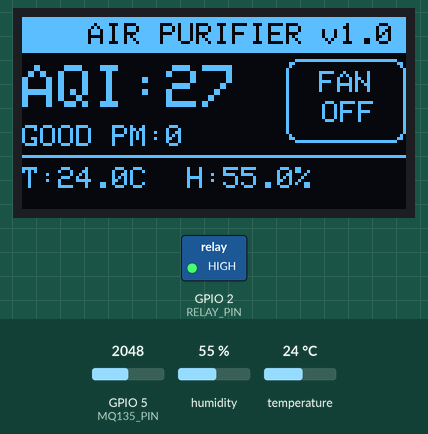
This program was run on a simulated ESP32-S3. Parts: 128×64 one-colour display, switched loads named in the program (green lamp = pin HIGH). The test bench sets the inputs (shaded band); at power-on: GPIO 5 (MQ135_PIN) = 2048, humidity 55 %, temperature 24 °C (analog values on the 0–4095 scale). WiFi joins after 1.5 s; servers stay silent unless stated; what the program prints to the serial monitor is not drawn.

Above: at 5.7 s.
5.8 s: GPIO 5 (MQ135_PIN) set to 2709
At 7.2 s:
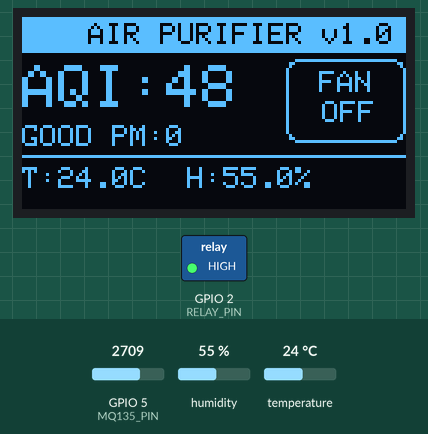
12.5 s: GPIO 5 (MQ135_PIN) set to 2821
At 15.6 s:
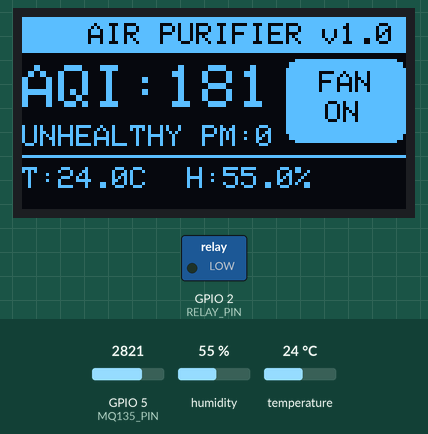
19.2 s: GPIO 5 (MQ135_PIN) set to 3603
At 20.1 s:
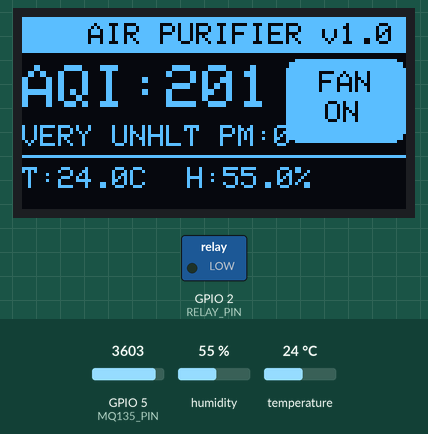
25.2 s: GPIO 5 (MQ135_PIN) set to 2676
At 26.5 s:
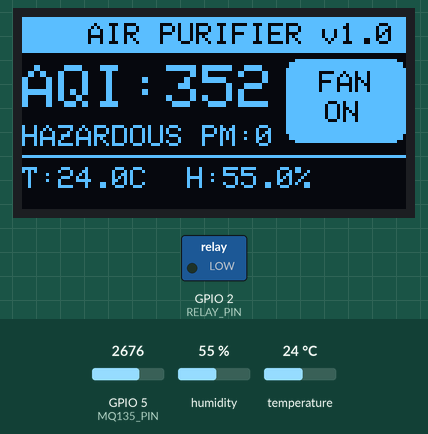
28.6 s: GPIO 5 (MQ135_PIN) set to 2601
At 31.4 s:
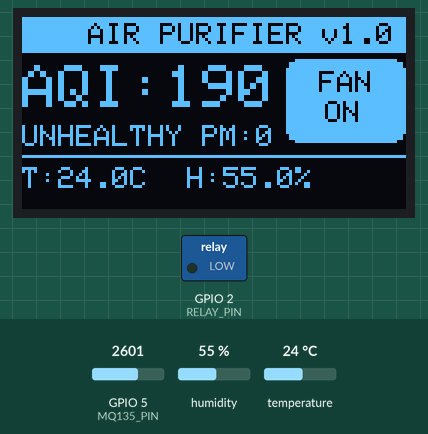
35.3 s: humidity set to 22 %
At 39.5 s:
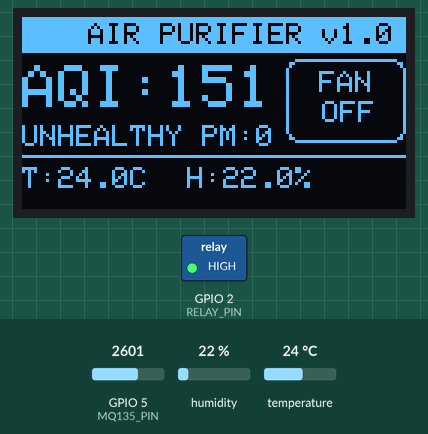
Timing chart, 0 to 40.9 s (numbered marks = the images above; inputs shaded):
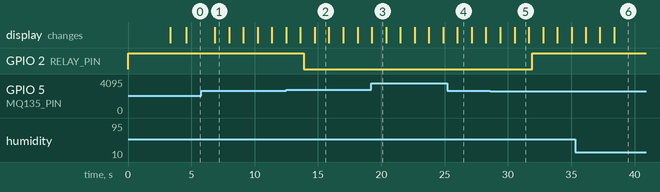

Measured:
- the behaviour switches between 2746 and 2747 on GPIO 5 (MQ135_PIN) (found by bisection; images 1 and 2)
- the behaviour switches between 2635 and 2634 on GPIO 5 (MQ135_PIN) (found by bisection; images 4 and 5)
- after the input at 5.8 s, the display: changes after 1.0 s (image 1)
- after the input at 12.5 s, GPIO 2 (RELAY_PIN): HIGH → LOW after 1.4 s instead of 5.1 s
- after the input at 19.2 s, the display: changes at once (image 3)
- after the input at 28.6 s, GPIO 2 (RELAY_PIN): LOW → HIGH after 3.3 s instead of 6.1 s
- what the display in image 1 shows lasts 1.2 s, from 6.8 s to 8.0 s

The program:

main.cpp
```cpp
#include <WiFi.h>
#include <WiFiManager.h>
#include <WebServer.h>
#include <ArduinoJson.h>
#include <Wire.h>
#include <Adafruit_GFX.h>
#include <Adafruit_SSD1306.h>
#include <DHT.h>
#include <ESPmDNS.h>

#define SCREEN_WIDTH 128
#define SCREEN_HEIGHT 64
Adafruit_SSD1306 display(SCREEN_WIDTH, SCREEN_HEIGHT, &Wire, -1);

#define MQ135_PIN 5
#define RELAY_PIN 2
#define DHT_PIN 4
#define DHT_TYPE DHT11

// Set to 1 to enable the GP2Y1010 dust sensor, 0 to disable
#define ENABLE_GP2Y1010 0
#define GP2Y_VO_PIN 6
#define GP2Y_LED_PIN 7

// Set to 1 for active-LOW relay modules, 0 for active-HIGH modules.
#define RELAY_ACTIVE_LOW 1

DHT dht(DHT_PIN, DHT_TYPE);

const char* WIFI_SSID = "Sudhindra";
const char* WIFI_PASSWORD = "sudhindra2024@";

WebServer server(80);

float thresholdVoltage = 1.20f;
int aqiFanThreshold = 175;
bool autoMode = true;
bool fanOn = false;

const int SAMPLE_COUNT = 12;
float sampleBuffer[SAMPLE_COUNT];
int sampleIndex = 0;
bool samplesReady = false;
bool aqiInitialized = false;

unsigned long lastDisplayMs = 0;
unsigned long lastWiFiReconnectMs = 0;
unsigned long lastDhtMs = 0;
unsigned long bootMs = 0;
float latestVoltage = 0.0f;
int latestAdc = 0;
int latestAqi = 0;
float smoothedAqi = 0.0f;
float latestPm25 = 0.0f;
float latestTempC = 0.0f;
float latestHumidity = 0.0f;
bool dhtValid = false;
bool dhtEverValid = false;
float pm25Filtered = 0.0f;
float gp2yBaseVoltage = 0.45f; // initial baseline; tune from serial debug output
bool gp2yDebug = true;
int lastGp2yRaw = 0;
float lastGp2yVo = 0.0f;

String getAQICategory(int aqi) {
  if (aqi <= 50)  return "GOOD";
  if (aqi <= 100) return "MODERATE";
  if (aqi <= 150) return "UNHEALTHY*";
  if (aqi <= 200) return "UNHEALTHY";
  if (aqi <= 300) return "VERY UNHLT";
  return "HAZARDOUS";
}

float readMedianVoltage() {
  const int n = 9;
  float readings[n];
  for (int i = 0; i < n; i++) {
    readings[i] = analogReadMilliVolts(MQ135_PIN) / 1000.0f;
    delay(2);
  }

  for (int i = 1; i < n; i++) {
    float value = readings[i];
    int j = i - 1;
    while (j >= 0 && readings[j] > value) {
      readings[j + 1] = readings[j];
      j--;
    }
    readings[j + 1] = value;
  }

  return readings[n / 2];
}

float readSmoothedVoltage() {
  float voltage = readMedianVoltage();

  sampleBuffer[sampleIndex] = voltage;
  sampleIndex = (sampleIndex + 1) % SAMPLE_COUNT;
  if (sampleIndex == 0) {
    samplesReady = true;
  }

  int count = samplesReady ? SAMPLE_COUNT : sampleIndex;
  if (count == 0) {
    return voltage;
  }

  float sum = 0.0f;
  for (int i = 0; i < count; i++) {
    sum += sampleBuffer[i];
  }
  return sum / count;
}

// Calibrated from clean-air readings at boot. Keep the sensor in normal room air while powering on.
float mq135BaseVoltage = 0.85f;
const float MQ135_CLEAN_AIR_OFFSET = 0.10f;
const float MQ135_AQI_FULL_SCALE_VOLTAGE = 1.8f;

void calibrateMq135Baseline() {
  const int n = 40;
  float sum = 0.0f;
  for (int i = 0; i < n; i++) {
    sum += readMedianVoltage();
    delay(25);
  }

  float cleanAirVoltage = sum / n;
  mq135BaseVoltage = cleanAirVoltage - MQ135_CLEAN_AIR_OFFSET;
  if (mq135BaseVoltage < 0.2f) mq135BaseVoltage = 0.2f;
  if (mq135BaseVoltage > 2.8f) mq135BaseVoltage = 2.8f;

  Serial.print("MQ135 clean-air voltage: ");
  Serial.print(cleanAirVoltage, 3);
  Serial.print("V | baseline: ");
  Serial.print(mq135BaseVoltage, 3);
  Serial.println("V");
}

int voltageToAQI(float voltage) {
  float diff = voltage - mq135BaseVoltage;
  if (diff <= 0.0f) return 0;

  int aqi = (int)((diff / MQ135_AQI_FULL_SCALE_VOLTAGE) * 500.0f);
  if (aqi > 500) return 500;
  return aqi;
}

int smoothAQI(int rawAqi) {
  if (!aqiInitialized) {
    smoothedAqi = rawAqi;
    aqiInitialized = true;
  } else {
    smoothedAqi = (smoothedAqi * 0.85f) + (rawAqi * 0.15f);
  }
  return (int)(smoothedAqi + 0.5f);
}

void readDhtSensor() {
  lastDhtMs = millis();
  float t = dht.readTemperature();
  float h = dht.readHumidity();
  dhtValid = !isnan(t) && !isnan(h);
  if (dhtValid) {
    latestTempC = t;
    latestHumidity = h;
    dhtEverValid = true;
  } else {
    Serial.print("[DHT ERROR] Temp: ");
    Serial.print(t);
    Serial.print(" Hum: ");
    Serial.println(h);
  }
}

float readDustPM25Raw() {
#if ENABLE_GP2Y1010
  // GP2Y1010 timing sequence
  digitalWrite(GP2Y_LED_PIN, LOW);
  delayMicroseconds(280);
  int raw = analogRead(GP2Y_VO_PIN);
  delayMicroseconds(40);
  digitalWrite(GP2Y_LED_PIN, HIGH);
  delayMicroseconds(9680);

  float vo = (raw / 4095.0f) * 3.3f;
  lastGp2yRaw = raw;
  lastGp2yVo = vo;
  float dust = (vo - gp2yBaseVoltage) / 0.005f; // ug/m3 approximation
  if (dust < 0.0f) dust = 0.0f;
  return dust;
#else
  return 0.0f;
#endif
}

void calibrateGp2yBaseline() {
#if ENABLE_GP2Y1010
  // Calibrate baseline from live pulses at boot so PM2.5 does not stick at 0 due to fixed offset.
  const int n = 30;
  float sumVo = 0.0f;
  for (int i = 0; i < n; i++) {
    digitalWrite(GP2Y_LED_PIN, LOW);
    delayMicroseconds(280);
    int raw = analogRead(GP2Y_VO_PIN);
    delayMicroseconds(40);
    digitalWrite(GP2Y_LED_PIN, HIGH);
    delayMicroseconds(9680);
    sumVo += (raw / 4095.0f) * 3.3f;
  }
  gp2yBaseVoltage = sumVo / n;
  Serial.print("GP2Y baseline calibrated: ");
  Serial.print(gp2yBaseVoltage, 3);
  Serial.println("V");
#else
  gp2yBaseVoltage = 0.0f;
  Serial.println("GP2Y sensor disabled.");
#endif
}

float readDustPM25Stable() {
  // Multi-sample median-ish averaging to reduce spikes.
  const int n = 5;
  float vals[n];
  for (int i = 0; i < n; i++) {
    vals[i] = readDustPM25Raw();
  }
  // Simple trimmed mean: drop min/max.
  float minv = vals[0], maxv = vals[0], sum = 0.0f;
  for (int i = 0; i < n; i++) {
    if (vals[i] < minv) minv = vals[i];
    if (vals[i] > maxv) maxv = vals[i];
    sum += vals[i];
  }
  float mean = (sum - minv - maxv) / (n - 2);

  // Exponential smoothing to prevent sudden drops to zero.
  const float alpha = 0.18f;
  pm25Filtered = (pm25Filtered * (1.0f - alpha)) + (mean * alpha);

  // Keep tiny values visible; avoid hard-clamping to zero.
  if (pm25Filtered < 0.0f) pm25Filtered = 0.0f;
  return pm25Filtered;
}

void setFan(bool on) {
  fanOn = on;
  if (RELAY_ACTIVE_LOW) {
    digitalWrite(RELAY_PIN, fanOn ? LOW : HIGH);
  } else {
    digitalWrite(RELAY_PIN, fanOn ? HIGH : LOW);
  }
}

void updateControl(float voltage) {
  if (!autoMode) return;

  // AQI-based auto control:
  // fan OFF below 175 AQI, ON at/above 175 AQI (with small hysteresis).
  int high = aqiFanThreshold;
  int low = aqiFanThreshold - 5;

  if (!fanOn && latestAqi >= high) {
    setFan(true);
  } else if (fanOn && latestAqi <= low) {
    setFan(false);
  }
}

void handleStatus() {
  JsonDocument doc;
  doc["adc"] = latestAdc;
  doc["voltage"] = latestVoltage;
  doc["aqi"] = latestAqi;
  doc["mq135_baseline_voltage"] = mq135BaseVoltage;
  doc["pm25"] = latestPm25;
  if (dhtEverValid) {
    doc["temperature_c"] = latestTempC;
    doc["humidity"] = latestHumidity;
  } else {
    doc["temperature_c"] = nullptr;
    doc["humidity"] = nullptr;
  }
  doc["dht_ok"] = dhtEverValid;
  doc["fan_on"] = fanOn;
  doc["mode"] = autoMode ? "auto" : "manual";
  doc["threshold_voltage"] = thresholdVoltage;
  doc["uptime_sec"] = (millis() - bootMs) / 1000;
  doc["wifi_connected"] = WiFi.status() == WL_CONNECTED;
  doc["wifi_ip"] = WiFi.status() == WL_CONNECTED ? WiFi.localIP().toString() : "";
  doc["wifi_rssi"] = WiFi.status() == WL_CONNECTED ? WiFi.RSSI() : 0;
  doc["hostname"] = "airpurifier.local";

  String body;
  serializeJson(doc, body);
  server.sendHeader("Access-Control-Allow-Origin", "*");
  server.sendHeader("Connection", "close");
  server.send(200, "application/json", body);
}

void handleControl() {
  if (server.method() != HTTP_POST) {
    server.send(405, "application/json", "{\"error\":\"POST required\"}");
    return;
  }

  JsonDocument doc;
  DeserializationError err = deserializeJson(doc, server.arg("plain"));
  if (err) {
    server.send(400, "application/json", "{\"error\":\"Invalid JSON\"}");
    return;
  }

  if (doc["mode"].is<const char*>()) {
    String mode = doc["mode"].as<String>();
    mode.toLowerCase();
    autoMode = (mode == "auto");
  }

  if (doc["threshold_voltage"].is<float>() || doc["threshold_voltage"].is<int>()) {
    float t = doc["threshold_voltage"].as<float>();
    if (t >= 0.2f && t <= 3.0f) {
      thresholdVoltage = t;
    }
  }

  if ((doc["fan_on"].is<bool>() || doc["fan_on"].is<int>()) && !autoMode) {
    bool requested = doc["fan_on"].as<bool>();
    setFan(requested);
  }

  handleStatus();
}

void drawOLED(float voltage) {
  display.clearDisplay();

  // ── Title Bar ──
  display.fillRect(0, 0, SCREEN_WIDTH, 12, SSD1306_WHITE);
  display.setTextColor(SSD1306_BLACK);
  display.setTextSize(1);
  display.setCursor(22, 2);
  display.print("AIR PURIFIER v1.0");

  // ── AQI Value (large) ──
  display.setTextColor(SSD1306_WHITE);
  display.setTextSize(2);
  display.setCursor(0, 16);
  display.print("AQI:");
  display.print(latestAqi);

  // ── AQI Category & PM2.5 ──
  display.setTextSize(1);
  display.setCursor(0, 36);
  display.print(getAQICategory(latestAqi));
  display.print(" PM:");
  display.print((int)latestPm25);

  // ── Divider ──
  display.drawLine(0, 46, SCREEN_WIDTH, 46, SSD1306_WHITE);

  // ── Temperature & Humidity ──
  display.setTextSize(1);
  display.setCursor(0, 50);
  display.print("T:");
  if (!dhtEverValid) {
    display.print("--");
  } else {
    display.print(latestTempC, 1);
    display.print("C");
  }

  display.setCursor(55, 50);
  display.print("H:");
  if (!dhtEverValid) {
    display.print("--");
  } else {
    display.print(latestHumidity, 1);
    display.print("%");
  }

  // ── Fan Status (right side) ──
  display.setTextSize(1);
  if (fanOn) {
    display.fillRoundRect(88, 14, 40, 28, 4, SSD1306_WHITE);
    display.setTextColor(SSD1306_BLACK);
    display.setCursor(93, 18);
    display.print(" FAN");
    display.setCursor(95, 28);
    display.print(" ON");
    display.setTextColor(SSD1306_WHITE);
  } else {
    display.drawRoundRect(88, 14, 40, 28, 4, SSD1306_WHITE);
    display.setCursor(93, 18);
    display.print(" FAN");
    display.setCursor(94, 28);
    display.print(" OFF");
  }

  display.display();
}

void connectWiFi() {
  WiFi.mode(WIFI_STA);
  WiFi.persistent(false);
  WiFi.setAutoReconnect(true);
  WiFi.setSleep(false);
  WiFi.begin(WIFI_SSID, WIFI_PASSWORD);

  Serial.println("connecting to wifi");
  int retries = 0;
  while (WiFi.status() != WL_CONNECTED && retries < 30) {
    delay(500);
    Serial.print(".");
    retries++;
  }
  Serial.println();

  if (WiFi.status() == WL_CONNECTED) {
    Serial.print("Connected! IP: ");
    Serial.println(WiFi.localIP());
  } else {
    Serial.println("WiFi not connected. Running local only.");
  }
}

void ensureWiFiConnected() {
  if (WiFi.status() == WL_CONNECTED) {
    return;
  }

  unsigned long now = millis();
  if (now - lastWiFiReconnectMs < 10000) {
    return;
  }

  lastWiFiReconnectMs = now;
  Serial.println("WiFi disconnected. Reconnecting...");
  WiFi.disconnect();
  WiFi.begin(WIFI_SSID, WIFI_PASSWORD);
}

void setup() {
  Serial.begin(115200);
  bootMs = millis();
  Serial.print("Relay polarity: ");
  Serial.println(RELAY_ACTIVE_LOW ? "ACTIVE_LOW" : "ACTIVE_HIGH");

  pinMode(RELAY_PIN, OUTPUT);
#if ENABLE_GP2Y1010
  pinMode(GP2Y_LED_PIN, OUTPUT);
  digitalWrite(GP2Y_LED_PIN, HIGH);
#endif
  dht.begin();
  setFan(false);

  Wire.begin(8, 9); // ESP32-S3 default SDA=8, SCL=9
  if (!display.begin(SSD1306_SWITCHCAPVCC, 0x3C)) {
    Serial.println("SSD1306 allocation failed");
    for (;;) {}
  }

  analogReadResolution(12);
  // analogSetPinAttenuation is deprecated in ESP32 Core 3.x, and 11dB is the default.
  calibrateMq135Baseline();
  calibrateGp2yBaseline();
  latestVoltage = readSmoothedVoltage();
  latestAdc = (int)((latestVoltage / 3.3f) * 4095.0f);
  latestAqi = smoothAQI(voltageToAQI(latestVoltage));
  latestPm25 = readDustPM25Stable();

  // Give DHT11 more time to warm up. It will be read in loop() after 2.5s
  connectWiFi();

  server.on("/api/status", HTTP_GET, handleStatus);
  server.on("/api/control", HTTP_POST, handleControl);
  server.begin();

  // Start mDNS so Xiaozhi can find us as "airpurifier.local"
  if (WiFi.status() == WL_CONNECTED) {
    if (MDNS.begin("airpurifier")) {
      MDNS.addService("http", "tcp", 80);
      Serial.println("mDNS started: airpurifier.local");
    } else {
      Serial.println("mDNS failed to start");
    }
  }

  display.clearDisplay();
  display.setTextSize(1);
  display.setCursor(0, 0);
  display.println("Air Purifier Ready");
  if (WiFi.status() == WL_CONNECTED) {
    display.println(WiFi.localIP());
  } else {
    display.println("No WiFi");
  }
  display.display();
  delay(1200);
}

void loop() {
  ensureWiFiConnected();
  server.handleClient();

  float voltage = readSmoothedVoltage();
  latestVoltage = voltage;
  latestAdc = (int)((voltage / 3.3f) * 4095.0f);
  latestAqi = smoothAQI(voltageToAQI(voltage));
  latestPm25 = readDustPM25Stable();

  if (millis() - lastDhtMs > 2500) {
    readDhtSensor();
  }
  updateControl(voltage);

  Serial.print("Voltage: ");
  Serial.print(voltage, 3);
  Serial.print(" V | Fan: ");
  Serial.print(fanOn ? "ON" : "OFF");
  Serial.print(" | PM2.5: ");
  Serial.print(latestPm25, 1);
  Serial.print(" | T: ");
  Serial.print(latestTempC, 1);
  Serial.print("C | H: ");
  Serial.print(latestHumidity, 0);
  Serial.print("%");
  if (gp2yDebug) {
    Serial.print(" | GP2Y raw: ");
    Serial.print(lastGp2yRaw);
    Serial.print(" | VO: ");
    Serial.print(lastGp2yVo, 3);
    Serial.print("V | base: ");
    Serial.print(gp2yBaseVoltage, 3);
    Serial.print("V");
  }
  Serial.println();

  if (millis() - lastDisplayMs > 1000) {
    drawOLED(voltage);
    lastDisplayMs = millis();
  }

  delay(250);
}
```
